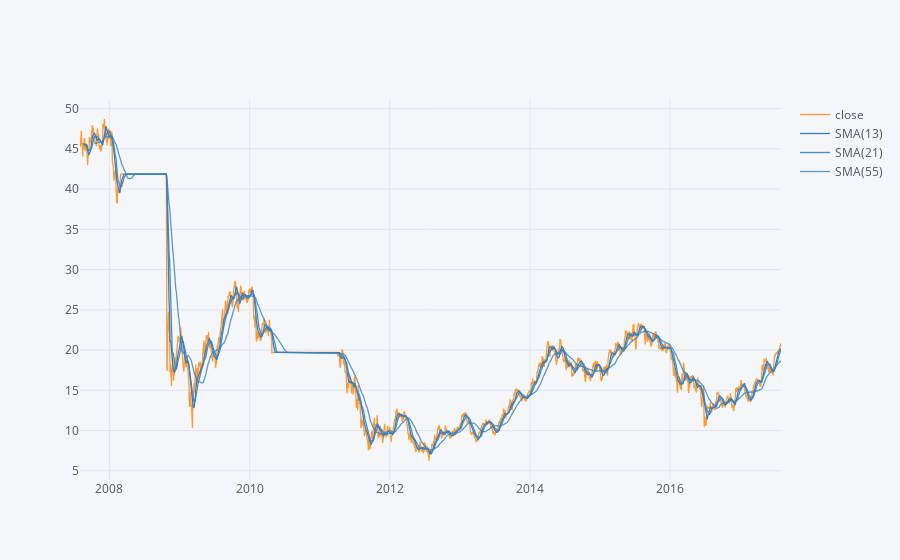

The code cell stored with this chart in its notebook:
### Markdown cell above
**Simple Moving Averages plot of Intesa Sanpaolo's stocks.**

### Code cell
df_ISNPY = ISNPY.xs('ISNPY')[['close']]
df_ISNPY.ta_plot(study='sma',periods=[13,21,55],title='Simple Moving Averages')

### Figure 1 — Plotly figure (JSON) as saved in the notebook; plotly's stock layout.template omitted (floating-point values rounded to 4 significant figures; data arrays with more than 128 entries replaced by an {"elided": "..."} marker saying what was removed)
{"data": [{"line": {"color": "rgba(255, 153, 51, 1.0)", "dash": "solid", "shape": "linear", "width": 1.3}, "mode": "lines", "name": "close", "text": "", "type": "scatter", "x": {"elided": "2487 str values"}, "y": {"elided": "2487 float values"}}, {"line": {"color": "rgba(55, 128, 191, 1.0)", "dash": "solid", "shape": "linear", "width": 1.3}, "mode": "lines", "name": "SMA(13)", "text": "", "type": "scatter", "x": {"elided": "2487 str values"}, "y": {"elided": "2487 mixed values"}}, {"line": {"color": "rgba(55, 128, 191, 0.8999999999999999)", "dash": "solid", "shape": "linear", "width": 1.3}, "mode": "lines", "name": "SMA(21)", "text": "", "type": "scatter", "x": {"elided": "2487 str values"}, "y": {"elided": "2487 mixed values"}}, {"line": {"color": "rgba(55, 128, 191, 0.7999999999999998)", "dash": "solid", "shape": "linear", "width": 1.3}, "mode": "lines", "name": "SMA(55)", "text": "", "type": "scatter", "x": {"elided": "2487 str values"}, "y": {"elided": "2487 mixed values"}}], "layout": {"legend": {"bgcolor": "#F5F6F9", "font": {"color": "#4D5663"}}, "paper_bgcolor": "#F5F6F9", "plot_bgcolor": "#F5F6F9", "title": {"font": {"color": "#4D5663"}}, "xaxis": {"gridcolor": "#E1E5ED", "showgrid": true, "tickfont": {"color": "#4D5663"}, "title": {"font": {"color": "#4D5663"}, "text": ""}, "zerolinecolor": "#E1E5ED"}, "yaxis": {"gridcolor": "#E1E5ED", "showgrid": true, "tickfont": {"color": "#4D5663"}, "title": {"font": {"color": "#4D5663"}, "text": ""}, "zerolinecolor": "#E1E5ED"}}}
